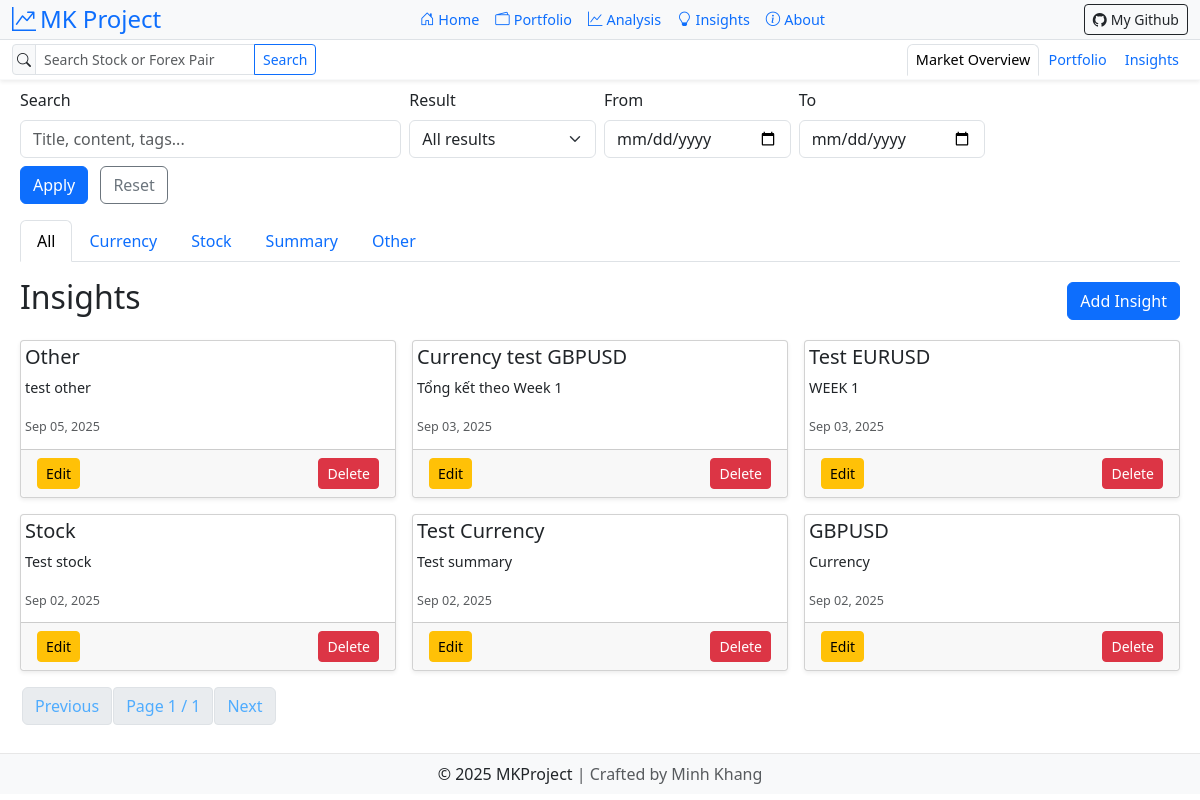
/insights/, run on the app's committed database.
### finance_dashboard/models.py (models this page shows, shortened)
class Insight(models.Model):
    CATEGORY_CHOICES = [
        ("currency", "Currency"),
        ("stock", "Stock"),
        ("summary", "Summary"),
        ("other", "Other"),
    ]
    RESULT_CHOICES = [
        ("positive", "Positive"),
        ("negative", "Negative"),
        ("neutral", "Neutral"),
    ]
    title = models.CharField(max_length=200)
    summary = models.TextField()
    category = models.CharField(max_length=50, choices=CATEGORY_CHOICES, default="other")
    date = models.DateTimeField(auto_now_add=True)
    result = models.CharField(max_length=10, choices=RESULT_CHOICES, default="neutral")
    reason = models.TextField(blank=True)
    analysis = models.TextField(blank=True)
    lessons = models.TextField(blank=True)
    metrics = models.JSONField(blank=True, null=True)
    portfolio_ref = models.ForeignKey("Portfolio", on_delete=models.SET_NULL, null=True, blank=True)
    tags = models.TextField(blank=True, default="")  # đổi sang TextField cho linh hoạt
    content = models.TextField(blank=True, null=True)
    author = models.CharField(max_length=100, blank=True, null=True)
    slug = models.SlugField(unique=True, blank=True, null=True)
    created_at = models.DateTimeField(auto_now_add=True)
    class Meta:
        ordering = ["-date"]
        verbose_name_plural = "Insights"

### finance_dashboard/views.py (the view, shortened to what this page needs)
# urls.py: path("insights/", views.insights, name="insights"),
def insights(request):
    form = InsightSearchForm(request.GET or None)
    insights_qs = Insight.objects.order_by('-date')
    paginator = Paginator(insights_qs, 6)
    page_number = request.GET.get('page')
    page_obj = paginator.get_page(page_number)
    context = {
        'form': form,
        'page_obj': page_obj,
        'insight_form': InsightForm(),
    }
    return render(request, 'finance_dashboard/insights.html', context)

### finance_dashboard/forms.py
class InsightSearchForm(forms.Form):
    q = forms.CharField(label='Search', required=False)
    result = forms.ChoiceField(
        choices=[('', 'All results')] + Insight.RESULT_CHOICES, required=False
    )
    date_from = forms.DateField(required=False, widget=forms.DateInput(attrs={'type': 'date'}))
    date_to = forms.DateField(required=False, widget=forms.DateInput(attrs={'type': 'date'}))

class InsightForm(forms.ModelForm):
    class Meta:
        model = Insight
        fields = [
            'title', 'summary', 'category', 'result',
            'reason', 'analysis', 'lessons', 'metrics', 'portfolio_ref'
        ]
        widgets = {
            'portfolio_ref': forms.HiddenInput(),
            'metrics': forms.Textarea(attrs={'rows': 2}),
            'summary': forms.Textarea(attrs={'rows': 2}),
            'reason': forms.Textarea(attrs={'rows': 3}),
            'analysis': forms.Textarea(attrs={'rows': 3}),
            'lessons': forms.Textarea(attrs={'rows': 2}),
        }
    def __init__(self, *args, **kwargs):
        super().__init__(*args, **kwargs)
        for field in self.fields:
            self.fields[field].required = False  # Làm optional để match modal subset

### finance_dashboard/templates/finance_dashboard/insights.html (shortened to what this page needs)
{% extends 'finance_dashboard/base.html' %}
{% load static %}
{% load widget_tweaks %}
{% block content %}
<div class="container-fluid mt-2 p-2">
  <form id="insight-search-form" method="get" action="{% url 'search_insights' %}" hx-get="{% url 'search_insights' %}" hx-target="#insight-results" hx-push-url="true" hx-trigger="input changed delay:400ms, submit">
    <div class="row g-2 align-items-end">
      <div class="col-md-4">
        <label class="form-label">Search</label>
        {% render_field form.q class="form-control" placeholder="Title, content, tags..." %}
      </div>
      <div class="col-md-2">
        <label class="form-label">Result</label>
        {% render_field form.result class="form-select" %}
      </div>
      <div class="col-md-2">
        <label class="form-label">From</label>
        {% render_field form.date_from class="form-control" %}
      </div>
      <div class="col-md-2">
        <label class="form-label">To</label>
        {% render_field form.date_to class="form-control" %}
      </div>
    </div>
    <div class="mt-2">
      <button class="btn btn-primary me-2" type="submit">Apply</button>
      <a class="btn btn-outline-secondary" href="{% url 'insights' %}">Reset</a>
    </div>
  </form>
  <ul class="nav nav-tabs mt-3" id="ins-tabs">
    <li class="nav-item">
      <a class="nav-link {% if not request.GET.category %}active{% endif %}"
         hx-get="{% url 'search_insights' %}"
         hx-vals='{"category": ""}'
         hx-include="#insight-search-form"
         hx-target="#insight-results"
         hx-push-url="true">All</a>
    </li>
    <li class="nav-item">
      <a class="nav-link {% if request.GET.category == 'currency' %}active{% endif %}"
         hx-get="{% url 'search_insights' %}"
         hx-vals='{"category": "currency"}'
         hx-include="#insight-search-form"
         hx-target="#insight-results"
         hx-push-url="true">Currency</a>
    </li>
    <li class="nav-item">
      <a class="nav-link {% if request.GET.category == 'stock' %}active{% endif %}"
         hx-get="{% url 'search_insights' %}"
         hx-vals='{"category": "stock"}'
         hx-include="#insight-search-form"
         hx-target="#insight-results"
         hx-push-url="true">Stock</a>
    </li>
    <li class="nav-item">
      <a class="nav-link {% if request.GET.category == 'summary' %}active{% endif %}"
         hx-get="{% url 'search_insights' %}"
         hx-vals='{"category": "summary"}'
         hx-include="#insight-search-form"
         hx-target="#insight-results"
         hx-push-url="true">Summary</a>
    </li>
    <li class="nav-item">
      <a class="nav-link {% if request.GET.category == 'other' %}active{% endif %}"
         hx-get="{% url 'search_insights' %}"
         hx-vals='{"category": "other"}'
         hx-include="#insight-search-form"
         hx-target="#insight-results"
         hx-push-url="true">Other</a>
    </li>
  </ul>
  <div class="d-flex justify-content-between align-items-center mt-3 mb-3">
    <h2>Insights</h2>
    <button class="btn btn-primary" data-bs-toggle="modal" data-bs-target="#addInsightModal">Add Insight</button>
  </div>
  <div id="insight-results" class="mt-3">
    {% include 'finance_dashboard/partials/_insight_list.html' %}
  </div>
  {% endblock %}

### finance_dashboard/templates/finance_dashboard/partials/_insight_list.html
{% if page_obj.object_list %}
  <div class="row row-cols-1 row-cols-md-3 g-3">
    {% for ins in page_obj.object_list %}
      <div class="col">
        <div class="card h-100 shadow-sm">
          <div class="card-body" data-bs-toggle="modal" data-bs-target="#insightModal{{ ins.id }}">
            <h5 class="card-title">{{ ins.title }}</h5>
            <p class="card-text text-truncate">{{ ins.summary }}</p>
            <small class="text-muted">{{ ins.date|date:"M d, Y" }}</small>
          </div>
          <div class="card-footer d-flex justify-content-between">
            <button class="btn btn-sm btn-warning" data-bs-toggle="modal" data-bs-target="#editInsightModal{{ ins.id }}">Edit</button>
            <button class="btn btn-sm btn-danger" data-bs-toggle="modal" data-bs-target="#deleteInsightModal{{ ins.id }}">Delete</button>
          </div>
        </div>
      </div>
    {% endfor %}
  </div>
  <nav class="mt-3">
    <ul class="pagination">
      {% if page_obj.has_previous %}
        <li class="page-item">
          <a class="page-link" href="?{% if request.GET %}{{ request.GET.urlencode|safe }}&{% endif %}page={{ page_obj.previous_page_number }}" hx-get="?{% if request.GET %}{{ request.GET.urlencode|safe }}&{% endif %}page={{ page_obj.previous_page_number }}" hx-target="#insight-results" hx-push-url="true">Previous</a>
        </li>
      {% else %}
        <li class="page-item disabled"><span class="page-link">Previous</span></li>
      {% endif %}
      <li class="page-item disabled">
        <span class="page-link">Page {{ page_obj.number }} / {{ page_obj.paginator.num_pages }}</span>
      </li>
      {% if page_obj.has_next %}
        <li class="page-item">
          <a class="page-link" href="?{% if request.GET %}{{ request.GET.urlencode|safe }}&{% endif %}page={{ page_obj.next_page_number }}" hx-get="?{% if request.GET %}{{ request.GET.urlencode|safe }}&{% endif %}page={{ page_obj.next_page_number }}" hx-target="#insight-results" hx-push-url="true">Next</a>
        </li>
      {% else %}
        <li class="page-item disabled"><span class="page-link">Next</span></li>
      {% endif %}
    </ul>
  </nav>
{% else %}
  <div class="text-center text-muted py-5">Không có insight phù hợp.</div>
{% endif %}

### static/css/styles.css (style rules this page uses)
.card { border-radius: 4px; }
.card-body { padding: 0.25rem; font-size: 0.9rem; }
.pagination .page-link { color: #4facfe; border-radius: 4px; margin: 0 2px; }
.card { margin-bottom: 0.5rem; }
.card-header, .card-body { padding: 0.25rem; }
.btn-sm { padding: 0.25rem 0.5rem !important; font-size: 0.875rem !important; }
.card { border-radius: 4px; margin-bottom: 0.5rem; }

### data on the page
Insight: title "Other", summary "test other", date "Sep 05, 2025"
Insight: title "Currency test GBPUSD", summary "Tổng kết theo Week 1", date "Sep 03, 2025"
Insight: title "Test EURUSD", summary "WEEK 1", date "Sep 03, 2025"
Insight: title "Stock", summary "Test stock", date "Sep 02, 2025"
Insight: title "Test Currency", summary "Test summary", date "Sep 02, 2025"
Insight: title "GBPUSD", summary "Currency", date "Sep 02, 2025"

### other printed values
{{ page_obj.number }} "1"
{{ page_obj.paginator.num_pages }} "1"
